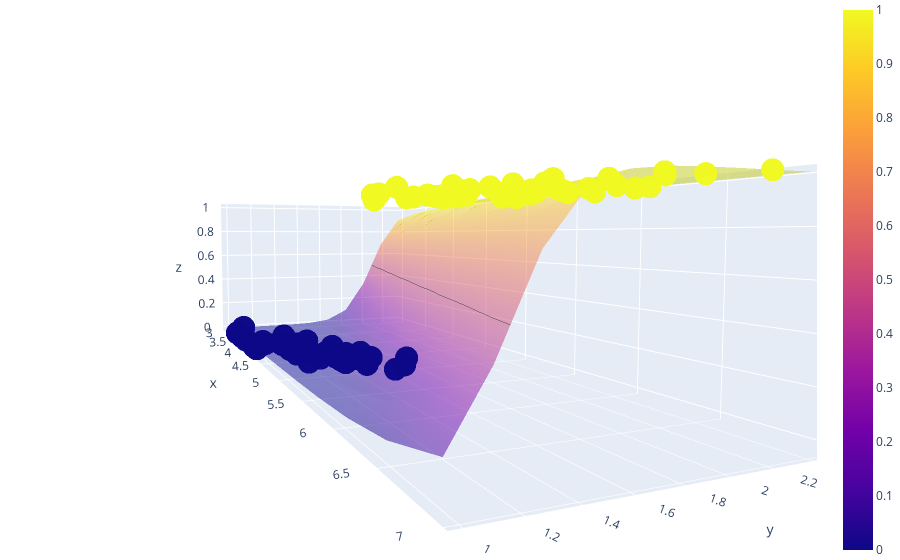

Write notebook code for a chart like this one.
### Code cell
fig = go.Figure(data=[
    go.Surface(
        contours={
            "z": {"show": True, "start": 0.5, "end": 0.5001, "size": 0.05}
        },
        x=x,
        y=y,
        z=predicted,
        opacity=0.5
    ),
    go.Scatter3d(
        x=df["petal_length"],
        y=df['petal_width'],
        z=df['class_idx'],
        mode='markers',
        marker=dict(
            color=df['class_idx'],
            opacity=0.99,
        )
    )
])

fig.update_layout(margin=dict(l=0, r=0, b=0, t=0),
                  scene={
                      "camera_eye": {"x": 7, "y": -3., "z": 0.5},
                      "aspectratio": {"x": 8, "y": 3, "z": 2}
}
)
fig.show()
